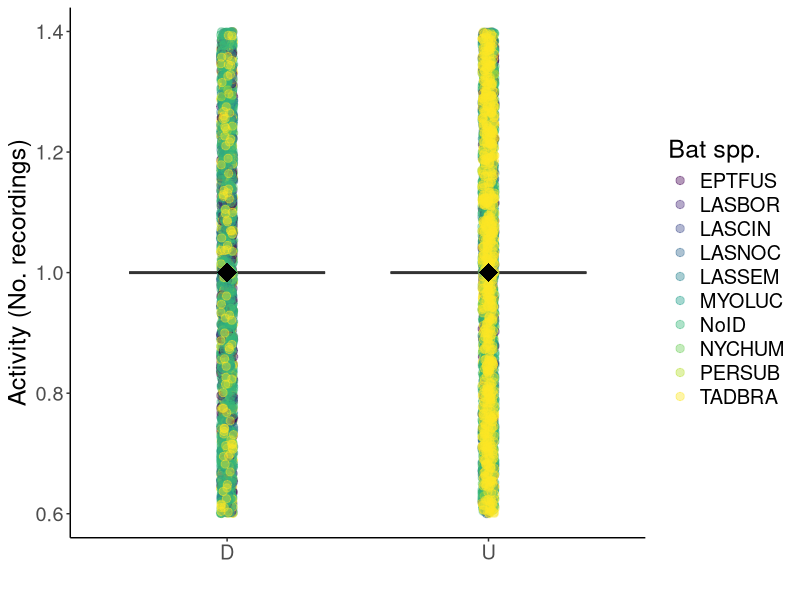
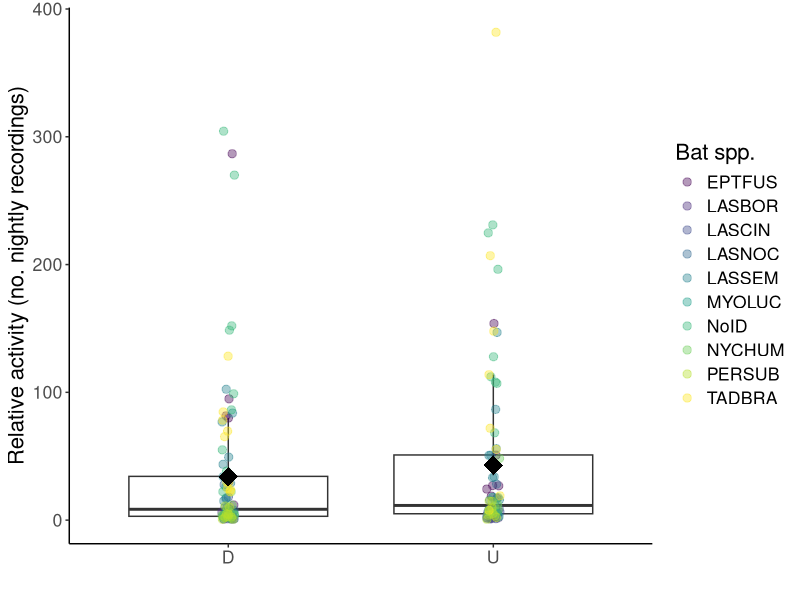

These charts were generated, in order, by the following R code: (Note: this script raises an error after producing the figures.)
# Data import and cleaning ------------------------------------------------


#read in all data
{ w1 <- read.csv(file="id_w1.csv",head=TRUE)
w2 <- read.csv(file="id_w2.csv",head=TRUE)
w3 <- read.csv(file="id_w3.csv",head=TRUE)
w4 <- read.csv(file="id_w4.csv",head=TRUE)
e1 <- read.csv(file="id_e1.csv",head=TRUE)
e2 <- read.csv(file="id_e2.csv",head=TRUE)
e3 <- read.csv(file="id_e3.csv",head=TRUE)
e4 <- read.csv(file="id_e4.csv",head=TRUE) }

#combine aggregated herbivory and chemistry datasets
all.dat.w <- rbind(w1, w2, w3, w4)
all.dat.e <- rbind(e1, e3, e3, e4)


all.dat.w<-all.dat.w[all.dat.w$AUTO.ID. != "Noise", ]  
all.dat.e<-all.dat.e[all.dat.e$AUTO.ID. != "Noise", ]  

library(dplyr)

all.bat.w<-select(all.dat.w, DATE, TIME, HOUR, DATE.12, TIME.12, HOUR.12, AUTO.ID., FILES)
all.bat.e<-select(all.dat.e, DATE, TIME, HOUR, DATE.12, TIME.12, HOUR.12, AUTO.ID., FILES)

{	all.bat.w$AUTO.ID.<-as.factor(all.bat.w$AUTO.ID.)
	all.bat.w$DATE.12<-as.Date(all.bat.w$DATE.12,"%m/%d/%y")
	all.bat.w$HOUR<-as.numeric(all.bat.w$HOUR)
	all.bat.w$DATE<-as.Date(all.bat.w$DATE,"%m/%d/%y")
	all.bat.w$HOUR.12<-as.numeric(all.bat.w$HOUR.12)
}

{	all.bat.e$AUTO.ID.<-as.factor(all.bat.e$AUTO.ID.)
	all.bat.e$DATE.12<-as.Date(all.bat.e$DATE.12,"%m/%d/%y")
	all.bat.e$HOUR<-as.numeric(all.bat.e$HOUR)
	all.bat.e$DATE<-as.Date(all.bat.e$DATE,"%m/%d/%y")
	all.bat.e$HOUR.12<-as.numeric(all.bat.e$HOUR.12)
}

##EASTSIDE
###creating treatment column
all.bat.e$treatment <- NA
for(i in 1:length(all.bat.e$DATE.12)){
	if(all.bat.e$DATE.12[i]=="2021-07-17"){all.bat.e$treatment[i]="R"}
	if(all.bat.e$DATE.12[i]=="2021-07-18"){all.bat.e$treatment[i]="D"}
	if(all.bat.e$DATE.12[i]=="2021-07-19"){all.bat.e$treatment[i]="D"}
	if(all.bat.e$DATE.12[i]=="2021-07-20"){all.bat.e$treatment[i]="U"}
	if(all.bat.e$DATE.12[i]=="2021-07-21"){all.bat.e$treatment[i]="U"}
	if(all.bat.e$DATE.12[i]=="2021-07-22"){all.bat.e$treatment[i]="R"}
	if(all.bat.e$DATE.12[i]=="2021-07-23"){all.bat.e$treatment[i]="R"}
	if(all.bat.e$DATE.12[i]=="2021-07-24"){all.bat.e$treatment[i]="R"}
	if(all.bat.e$DATE.12[i]=="2021-07-25"){all.bat.e$treatment[i]="R"}
	if(all.bat.e$DATE.12[i]=="2021-07-26"){all.bat.e$treatment[i]="R"}
	if(all.bat.e$DATE.12[i]=="2021-07-27"){all.bat.e$treatment[i]="R"}
	if(all.bat.e$DATE.12[i]=="2021-07-28"){all.bat.e$treatment[i]="R"}
	if(all.bat.e$DATE.12[i]=="2021-07-29"){all.bat.e$treatment[i]="R"}
	if(all.bat.e$DATE.12[i]=="2021-07-30"){all.bat.e$treatment[i]="U"}
	if(all.bat.e$DATE.12[i]=="2021-07-31"){all.bat.e$treatment[i]="U"}
	if(all.bat.e$DATE.12[i]=="2021-08-01"){all.bat.e$treatment[i]="D"}
	if(all.bat.e$DATE.12[i]=="2021-08-02"){all.bat.e$treatment[i]="D"}
	if(all.bat.e$DATE.12[i]=="2021-08-03"){all.bat.e$treatment[i]="D"}
	if(all.bat.e$DATE.12[i]=="2021-08-04"){all.bat.e$treatment[i]="D"}
	
}

#creating column trial
all.bat.e$trial <- NA
for(i in 1:length(all.bat.e$DATE.12)){
	if(all.bat.e$DATE.12[i]=="2021-07-17"){all.bat.e$trial[i]="N/A"}
	if(all.bat.e$DATE.12[i]=="2021-07-18"){all.bat.e$trial[i]="1"}
	if(all.bat.e$DATE.12[i]=="2021-07-19"){all.bat.e$trial[i]="1"}
	if(all.bat.e$DATE.12[i]=="2021-07-20"){all.bat.e$trial[i]="2"}
	if(all.bat.e$DATE.12[i]=="2021-07-21"){all.bat.e$trial[i]="2"}
	if(all.bat.e$DATE.12[i]=="2021-07-22"){all.bat.e$trial[i]="N/A"}
	if(all.bat.e$DATE.12[i]=="2021-07-23"){all.bat.e$trial[i]="N/A"}
	if(all.bat.e$DATE.12[i]=="2021-07-24"){all.bat.e$trial[i]="N/A"}
	if(all.bat.e$DATE.12[i]=="2021-07-25"){all.bat.e$trial[i]="N/A"}
	if(all.bat.e$DATE.12[i]=="2021-07-26"){all.bat.e$trial[i]="N/A"}
	if(all.bat.e$DATE.12[i]=="2021-07-27"){all.bat.e$trial[i]="N/A"}
	if(all.bat.e$DATE.12[i]=="2021-07-28"){all.bat.e$trial[i]="N/A"}
	if(all.bat.e$DATE.12[i]=="2021-07-29"){all.bat.e$trial[i]="N/A"}
	if(all.bat.e$DATE.12[i]=="2021-07-30"){all.bat.e$trial[i]="3"}
	if(all.bat.e$DATE.12[i]=="2021-07-31"){all.bat.e$trial[i]="3"}
	if(all.bat.e$DATE.12[i]=="2021-08-01"){all.bat.e$trial[i]="4"}
	if(all.bat.e$DATE.12[i]=="2021-08-02"){all.bat.e$trial[i]="4"}
	if(all.bat.e$DATE.12[i]=="2021-08-03"){all.bat.e$trial[i]="5"}
	if(all.bat.e$DATE.12[i]=="2021-08-04"){all.bat.e$trial[i]="5"}
	
}

#creating side column
all.bat.e$side <- NA
for(i in 1:length(all.bat.e$FILES)){
	if(all.bat.e$FILES[i]==1){all.bat.e$side[i]="E"}
}

#WESTSIDE
##creating treatment column
all.bat.w$treatment <- NA
for(i in 1:length(all.bat.w$DATE.12)){
	if(all.bat.w$DATE.12[i]=="2021-07-17"){all.bat.w$treatment[i]="R"}
	if(all.bat.w$DATE.12[i]=="2021-07-18"){all.bat.w$treatment[i]="U"}
	if(all.bat.w$DATE.12[i]=="2021-07-19"){all.bat.w$treatment[i]="U"}
	if(all.bat.w$DATE.12[i]=="2021-07-20"){all.bat.w$treatment[i]="D"}
	if(all.bat.w$DATE.12[i]=="2021-07-21"){all.bat.w$treatment[i]="D"}
	if(all.bat.w$DATE.12[i]=="2021-07-22"){all.bat.w$treatment[i]="R"}
	if(all.bat.w$DATE.12[i]=="2021-07-23"){all.bat.w$treatment[i]="R"}
	if(all.bat.w$DATE.12[i]=="2021-07-24"){all.bat.w$treatment[i]="R"}
	if(all.bat.w$DATE.12[i]=="2021-07-25"){all.bat.w$treatment[i]="R"}
	if(all.bat.w$DATE.12[i]=="2021-07-26"){all.bat.w$treatment[i]="R"}
	if(all.bat.w$DATE.12[i]=="2021-07-27"){all.bat.w$treatment[i]="R"}
	if(all.bat.w$DATE.12[i]=="2021-07-28"){all.bat.w$treatment[i]="R"}
	if(all.bat.w$DATE.12[i]=="2021-07-29"){all.bat.w$treatment[i]="R"}
	if(all.bat.w$DATE.12[i]=="2021-07-30"){all.bat.w$treatment[i]="D"}
	if(all.bat.w$DATE.12[i]=="2021-07-31"){all.bat.w$treatment[i]="D"}
	if(all.bat.w$DATE.12[i]=="2021-08-01"){all.bat.w$treatment[i]="U"}
	if(all.bat.w$DATE.12[i]=="2021-08-02"){all.bat.w$treatment[i]="U"}
	if(all.bat.w$DATE.12[i]=="2021-08-03"){all.bat.w$treatment[i]="U"}
	if(all.bat.w$DATE.12[i]=="2021-08-04"){all.bat.w$treatment[i]="U"}
	
}

##creating trial column
all.bat.w$trial <- NA
for(i in 1:length(all.bat.w$DATE.12)){
	if(all.bat.w$DATE.12[i]=="2021-07-17"){all.bat.w$trial[i]="N/A"}
	if(all.bat.w$DATE.12[i]=="2021-07-18"){all.bat.w$trial[i]="1"}
	if(all.bat.w$DATE.12[i]=="2021-07-19"){all.bat.w$trial[i]="1"}
	if(all.bat.w$DATE.12[i]=="2021-07-20"){all.bat.w$trial[i]="2"}
	if(all.bat.w$DATE.12[i]=="2021-07-21"){all.bat.w$trial[i]="2"}
	if(all.bat.w$DATE.12[i]=="2021-07-22"){all.bat.w$trial[i]="N/A"}
	if(all.bat.w$DATE.12[i]=="2021-07-23"){all.bat.w$trial[i]="N/A"}
	if(all.bat.w$DATE.12[i]=="2021-07-24"){all.bat.w$trial[i]="N/A"}
	if(all.bat.w$DATE.12[i]=="2021-07-25"){all.bat.w$trial[i]="N/A"}
	if(all.bat.w$DATE.12[i]=="2021-07-26"){all.bat.w$trial[i]="N/A"}
	if(all.bat.w$DATE.12[i]=="2021-07-27"){all.bat.w$trial[i]="N/A"}
	if(all.bat.w$DATE.12[i]=="2021-07-28"){all.bat.w$trial[i]="N/A"}
	if(all.bat.w$DATE.12[i]=="2021-07-29"){all.bat.w$trial[i]="N/A"}
	if(all.bat.w$DATE.12[i]=="2021-07-30"){all.bat.w$trial[i]="3"}
	if(all.bat.w$DATE.12[i]=="2021-07-31"){all.bat.w$trial[i]="3"}
	if(all.bat.w$DATE.12[i]=="2021-08-01"){all.bat.w$trial[i]="4"}
	if(all.bat.w$DATE.12[i]=="2021-08-02"){all.bat.w$trial[i]="4"}
	if(all.bat.w$DATE.12[i]=="2021-08-03"){all.bat.w$trial[i]="5"}
	if(all.bat.w$DATE.12[i]=="2021-08-04"){all.bat.w$trial[i]="5"}
	
}

#creating side column
all.bat.w$side <- NA
for(i in 1:length(all.bat.w$FILES)){
	if(all.bat.w$FILES[i]==1){all.bat.w$side[i]="W"}
}

##ANALYSES----
#combine the two datasets, east and west sides
#all.bat=all data
all.bat <- rbind(all.bat.e, all.bat.w)
all.bat$treatment<-as.factor(all.bat$treatment)
all.bat$trial<-as.factor(all.bat$trial)
all.bat$FILES<-as.numeric(all.bat$FILES)

#create dataset with only experimental trials
#all.bat.exp=dataset with only nights where experiment was running
all.bat.exp <- all.bat[all.bat$trial != "N/A", ] 

#mod1<-glmer(FILES~treatment*AUTO.ID.+1|trial, dat = all.bat.exp)
#summary(mod1)
#shapiro.test(resid(mod1))
#printCoefmat(coef(summary(mod1)),digits=2)

library(ggplot2)
library(viridis)
ggplot(data=all.bat.exp, aes(x=treatment, y=FILES))+ 
	geom_boxplot(outlier.shape = NA)+
	geom_point(position=position_jitter(width = 0.025), alpha=0.4, aes(color=AUTO.ID.), size=2.5)+
	stat_summary(fun.data = "mean_se", colour="black", size=1.5, shape="diamond")+
	theme_classic()+
	labs(x=" ", y="Activity (No. recordings)")+
	theme(text = element_text(size=18), legend.title = )+
	scale_color_viridis(discrete = T, option = "D")+
	guides(color=guide_legend(title="Bat spp."))

all.bat.exp.agg<-aggregate(FILES ~ DATE.12 + treatment + side + trial + AUTO.ID., data=all.bat.exp, FUN=sum)
all.bat.exp.agg$treatment<-as.factor(all.bat.exp.agg$treatment)

ggplot(data=all.bat.exp.agg, aes(x=treatment, y=FILES))+ 
	geom_boxplot(outlier.shape = NA)+
	geom_point(position=position_jitter(width = 0.025), alpha=0.4, aes(color=AUTO.ID.), size=2.5)+
	stat_summary(fun.data = "mean_se", colour="black", size=1.5, shape="diamond")+
	theme_classic()+
	labs(x=" ", y="Relative activity (no. nightly recordings)")+
	theme(text = element_text(size=16), legend.title = )+
	scale_color_viridis(discrete = T, option = "D")+
	guides(color=guide_legend(title="Bat spp."))

mod2<-lmer(FILES~treatment*AUTO.ID.+1|trial, dat = all.bat.exp.agg)
summary(mod2)
shapiro.test(resid(mod2))

all.bat.exp.agg$AUTO.ID.<-as.factor(all.bat.exp.agg$AUTO.ID.)
mod3<-lmer(FILES~treatment+AUTO.ID.+1|trial, dat = all.bat.exp.agg)
summary(mod3)
shapiro.test(resid(mod3))


mod4<-lmer(FILES~treatment+1|trial, dat = all.bat.exp.agg)
summary(mod4)
shapiro.test(resid(mod4))

library(multcomp)
summary(glht(mod3, linfct=mcp(AUTO.ID.="Tukey")))

mod5<-lm(FILES~treatment+AUTO.ID.+trial, dat=all.bat.exp.agg)
summary(mod5)
summary(glht(mod5, linfct=mcp(treatment="Tukey")))

#create cld
library(emmeans)
library(multcomp)
#with interactive model, treatment
f1<-emmeans(mod5,pairwise~AUTO.ID., type="response")
cld(f1$emmeans,  Letters ='abcde')

f2<-emmeans(mod5,pairwise~trial, type="response")
cld(f2$emmeans,  Letters ='abcde')

ggplot(data=all.bat.exp.agg, aes(x=treatment, y=FILES))+ 
	geom_boxplot(outlier.shape = NA)+
	geom_point(position=position_jitter(width = 0.025), alpha=0.4, aes(color=AUTO.ID.), size=2.5)+
	stat_summary(fun.data = "mean_se", colour="black", size=1.5, shape="diamond")+
	theme_classic()+
	labs(x=" ", y="Relative activity (no. nightly recordings)")+
	theme(text = element_text(size=18), legend.title = )+
	scale_color_viridis(discrete = T, option = "D")+
	guides(color=guide_legend(title="Bat spp."))+
	facet_wrap(~AUTO.ID.)
	
##BIG BROWNS ONLY ----
bigbrown <- all.bat.exp.agg[which(all.bat.exp.agg$AUTO.ID.== 'EPTFUS'),]

mod.bb<-lmer(FILES~treatment + 1|trial, data = bigbrown)
summary(mod.bb)

mod.bb1<-lm(FILES~treatment, data = bigbrown)
summary(mod.bb1)

ggplot(data=bigbrown, aes(x=treatment, y=FILES))+ 
	geom_boxplot(outlier.shape = NA)+
	geom_point(position=position_jitter(width = 0.025), alpha=0.4, size=2.5)+
	stat_summary(fun.data = "mean_se", colour="red", size=1.5, shape="diamond")+
	theme_classic()+
	labs(x=" ", y="Relative activity (no. nightly recordings)",
		 title = "Big brown bats (EPTFUS)")+
	theme(text = element_text(size=15), legend.title = )+
	scale_color_viridis(discrete = T, option = "D")

##EASTERN REDS ONLY ----
reds <- all.bat.exp.agg[which(all.bat.exp.agg$AUTO.ID.== 'LASBOR'),]

mod.red<-lm(FILES~treatment, data = reds)
summary(mod.red)

ggplot(data=reds, aes(x=treatment, y=FILES))+
	geom_boxplot(outlier.shape = NA)+
	geom_point(position=position_jitter(width = 0.025), alpha=0.4, size=2.5)+
	stat_summary(fun.data = "mean_se", colour="red", size=1.5, shape="diamond")+
	theme_classic()+
	labs(x=" ", y="Relative activity (no. nightly recordings)",
		 title = "Eastern red bats (LASBOR)")+
	theme(text = element_text(size=15))+
	scale_color_viridis(discrete = T, option = "D")

##OTHER STUFF----
bat1 <- read.csv(file="Trial 1.csv",head=TRUE)

library(lme4)

bat1<-bat1[1:899,]

bat1 <- bat1[order(bat1$trial),]

{
bat1$AUTO.ID.<-as.factor(bat1$AUTO.ID.)
bat1$DATE.12<-as.factor(bat1$DATE.12)
bat1$Treatment<-as.factor(bat1$Treatment)
bat1$Side<-as.factor(bat1$Side)
bat1$HOUR<-as.numeric(bat1$HOUR)
bat1$Pass<-as.numeric(bat1$Pass) }

bat2<-aggregate(Pass ~ AUTO.ID. + DATE.12 + Treatment + Side + HOUR, data=bat1, FUN=sum)

bat2$Treatment <- factor(bat2$Treatment, levels=c("Reference", "Damaged", "Undamaged"))

mod1<-lmer(Pass~Treatment+AUTO.ID.+1|Side, dat = bat2)
summary(mod1)
shapiro.test(resid(mod1))

hist(bat2$Pass)
shapiro.test(bat2$Pass)

#squareroot transformation
bat2$activity_sqrt<-sqrt(bat2$Pass)
shapiro.test(bat2$activity_sqrt)#didn't help
hist(bat2$activity_sqrt)

#log transformation
bat2$activity_log<-log(bat2$Pass)
shapiro.test(bat2$activity_log)#didn't help
hist(bat2$activity_log)

#cuberoot transformation
bat2$activity_cube<-(bat2$Pass)^(1/3)
shapiro.test(bat2$activity_cube)#didn't help
hist(bat2$activity_cube)

mod2<-glm(Pass~Treatment+AUTO.ID.+HOUR+DATE.12+Side, dat = bat2)
summary(mod2)
shapiro.test(mod2$residuals)

mod3<-glm(Pass~Treatment+AUTO.ID., dat=bat2)
summary(mod3)
shapiro.test(mod3$residuals)

library(multcomp)
summary(glht(mod3, linfct=mcp(Treatment="Tukey")))
summary(glht(mod3, linfct=mcp(AUTO.ID.="Tukey")))
#sig more big browns that LANO, LASE, MYLU, NYHU

library(ggplot2)
library(viridis)
ggplot(data=bat2, aes(x=Treatment, y=Pass))+ 
	geom_boxplot(outlier.shape = NA)+
	geom_point(position=position_jitter(width = 0.025), alpha=0.4, aes(color=AUTO.ID.), size=2.5)+
	stat_summary(fun.data = "mean_se", colour="black", size=1.5, shape="diamond")+
	theme_classic()+
	labs(x=" ", y="Activity (No. recordings)")+
	theme(text = element_text(size=18), legend.title = )+
	scale_color_viridis(discrete = T, option = "D")+
	guides(color=guide_legend(title="Bat spp."))

#removing reference treatment
bat2 <- bat2[order(bat2$Treatment),]
bat3<-bat2[-c(1:52),]

mod4<-glm(Pass~Treatment+AUTO.ID., dat=bat3)
summary(mod4)

library(multcomp)
summary(glht(mod4, linfct=mcp(AUTO.ID.="Tukey")))
#sig more big browns than LASE, MYLU, NYHU

ggplot(data=bat3, aes(x=Treatment, y=Pass))+ 
	geom_boxplot(outlier.shape = NA)+
	geom_point(position=position_jitter(width = 0.025), alpha=0.4, aes(color=AUTO.ID.), size=2.5)+
	stat_summary(fun.data = "mean_se", colour="black", size=1.5, shape="diamond")+
	theme_classic()+
	labs(x=" ", y="Activity (No. recordings)")+
	theme(text = element_text(size=18), legend.title = )+
	scale_color_viridis(discrete = T, option = "D")+
	guides(color=guide_legend(title="Bat spp."))

library(dplyr)
bat4<-aggregate(Pass ~ DATE.12 + Treatment + Side, data=bat3, FUN=sum)

bat4 %>%
	ggplot(aes(Treatment,Pass)) +
	geom_point(aes(fill=Treatment),size=3) +
	geom_line(aes(group = DATE.12))

bat5<-aggregate(Pass ~ Treatment + AUTO.ID., data=bat3, FUN=sum)

bat5 %>%
	ggplot(aes(Treatment,Pass,color=AUTO.ID.)) +
	geom_point(aes(fill=Treatment),size=3) +
	geom_line(aes(group = AUTO.ID.))

t123 <- read.csv(file="Trials1_5.csv",head=TRUE)

t123$Trial<-as.character(t123$Trial)

t123 %>%
	ggplot(aes(Treatment,Pass)) +
	geom_point(aes(color=Side),size=3) +
	geom_line(aes(group = DATE.12))+
	theme_classic()

t123 %>%
	ggplot(aes(Treatment,Pass)) +
	labs(x="",
		 y="Activity (no. detections)")+
	geom_boxplot()+
	geom_point(aes(color=Trial),size=3)+
	theme_classic()+
	theme(text = element_text(size=18))
	

t123 %>%
	ggplot(aes(Treatment,Pass)) +
	geom_point(aes(color=Trial),size=3) +
	geom_line(aes(group = DATE.12))+
	theme_classic()+
	labs(x="",
		 y="Activity (no. detections)")+
	theme(text = element_text(size=18))

base <- read.csv(file="baseline_activity.csv",head=TRUE)

base$date<-as.Date.character(base$DATE.12,"%Y%m%d")
base$exp<-as.character(base$exp)

base %>%
	ggplot(aes(x=date, 
			   y=Pass,
			   color=Side
			   ))+
	geom_point(aes(shape=exp), size=3)+
	geom_line()+
	labs(x="",
		 y="Total activity (no. detections)",
		 color="Side",
		 shape="Experiment")+
	theme_classic()+
	theme(text = element_text(size=15), legend.title = element_text(size = 12), 
		  legend.text = element_text(size = 10), axis.text.x = element_text(angle=20, hjust=1))+
	scale_x_date(date_breaks = "3 days", date_labels = "%b %d")
	

base %>%
	ggplot(aes(x=date, 
			   y=Pass,
			   color=Side
	))+
	geom_point()+
	geom_line()+
	labs(x="",
		 y="Total activity (no. detections)",
		 color="Side")+
	theme_classic()+
	theme(text = element_text(size=15), legend.title = element_text(size = 12), 
		  legend.text = element_text(size = 10), axis.text.x = element_text(angle=20, hjust=1))+
	scale_x_date(date_breaks = "3 days", date_labels = "%b %d")	

##
